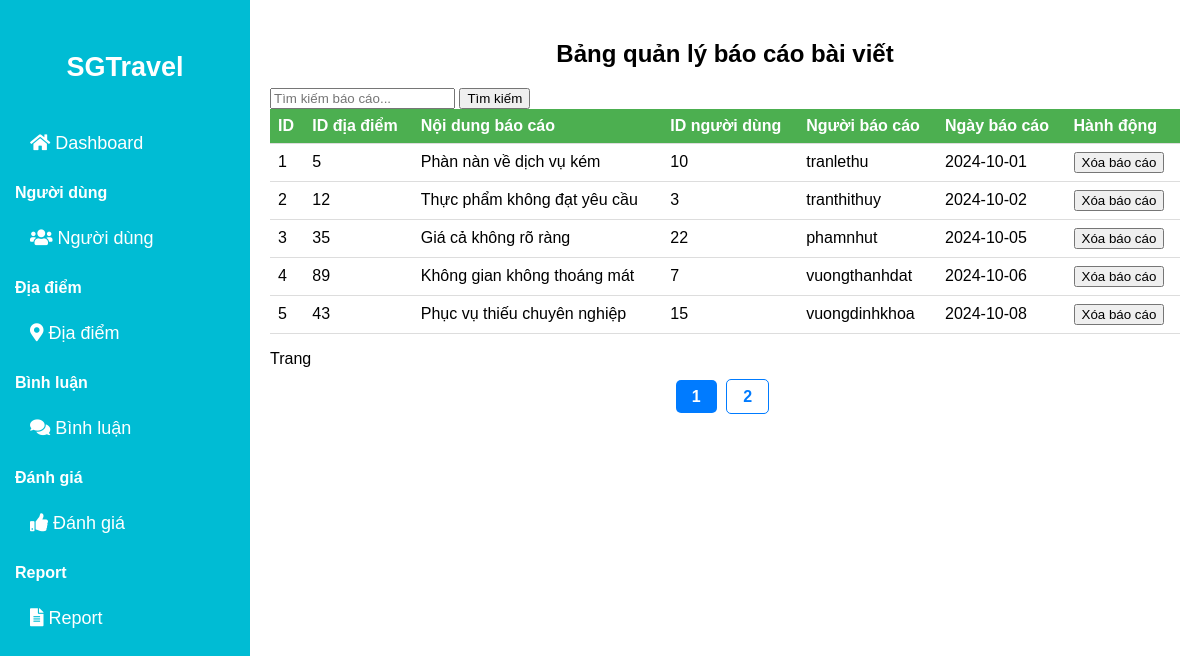
The app's page /admin/Report.php with its own data.
### tables this page shows
CREATE TABLE bao_cao (
    id INT AUTO_INCREMENT PRIMARY KEY,
    id_dia_diem INT NOT NULL,
    noi_dung_bao_cao TEXT NOT NULL,
    id_tai_khoan int NOT NULL,
    ngay_bao_cao DATE NOT NULL,
    trang_thai VARCHAR(50) NOT NULL,
    FOREIGN KEY (id_dia_diem) REFERENCES dia_diem(id) ON DELETE CASCADE,
    FOREIGN KEY (id_tai_khoan) REFERENCES tai_khoan(id) ON DELETE CASCADE
);

CREATE TABLE tai_khoan (
    id INT AUTO_INCREMENT PRIMARY KEY, 
    ten_dang_nhap VARCHAR(50) NOT NULL UNIQUE,
    mat_khau VARCHAR(50) NOT NULL,
    phan_quyen INT NOT NULL,   
    email VARCHAR(50) NOT NULL UNIQUE, 
    so_dien_thoai VARCHAR(20), 
    trang_thai VARCHAR(20)
);

### admin/Report.php (the view, shortened to what this page needs)
<!DOCTYPE html>
<html lang="vi">
<head>
  <link href="https://cdnjs.cloudflare.com/ajax/libs/font-awesome/5.15.3/css/all.min.css" rel="stylesheet" />
</head>
<body>
  <div class="sidebar">
    <a href="./Dashboard.php"><h2>SGTravel</h2></a>
    <div class="menu-section">
      <a href="../admin/Dashboard.php"><i class="fas fa-home"></i> Dashboard</a>
    </div>
    <div class="menu-section">
      <h3>Người dùng</h3>
      <a href="../admin/User.php"><i class="fas fa-users"></i> Người dùng</a>
    </div>
    <div class="menu-section">
      <h3>Địa điểm</h3>
      <a href="../admin/Diadiem.php"><i class="fas fa-map-marker-alt"></i> Địa điểm</a>
    </div>
    <div class="menu-section">
      <h3>Bình luận</h3>
      <a href="../admin/comment.php"><i class="fas fa-comments"></i> Bình luận</a>
    </div>
    <div class="menu-section">
      <h3>Đánh giá</h3>
      <a href="../admin/Danhgia.php"><i class="fas fa-thumbs-up"></i> Đánh giá</a>
    </div>
    <div class="menu-section">
      <h3>Report</h3>
      <a href="../admin/Report.php"><i class="fas fa-file-alt"></i> Report</a>
    </div>
  </div>
  <div class="container">
    <h2>Bảng quản lý báo cáo bài viết</h2>
    <?php
    include '../connect.php';
    $search = isset($_GET['search']) ? $_GET['search'] : '';
    $sd = 5;
    $page = isset($_GET['page']) ? (int)$_GET['page'] : 1;
    $vt = ($page - 1) * $sd;
    $sql = "SELECT bc.id, bc.id_dia_diem, bc.noi_dung_bao_cao, bc.id_tai_khoan, tk.ten_dang_nhap AS nguoi_bao_cao, bc.ngay_bao_cao, bc.trang_thai
            FROM bao_cao bc
            JOIN tai_khoan tk ON bc.id_tai_khoan = tk.id
            WHERE bc.noi_dung_bao_cao LIKE '%$search%' OR tk.ten_dang_nhap LIKE '%$search%' OR bc.id_dia_diem LIKE '%$search%'
            LIMIT $sd OFFSET $vt";
    $tong_sql = "SELECT COUNT(*) AS total FROM bao_cao bc
                  JOIN tai_khoan tk ON bc.id_tai_khoan = tk.id
                  WHERE bc.noi_dung_bao_cao LIKE '%$search%' OR tk.ten_dang_nhap LIKE '%$search%' OR bc.id_dia_diem LIKE '%$search%'";
    $tong_result = $conn->query($tong_sql);
    $tong_row = $tong_result->fetch_assoc();
    $tong_records = $tong_row['total'];
    $tong_pages = ceil($tong_records / $sd);
    $result = $conn->query($sql);
    ?>
    <form method="GET" action="">
      <input type="text" name="search" placeholder="Tìm kiếm báo cáo..." value="<?php echo isset($_GET['search']) ? $_GET['search'] : ''; ?>" />
      <button type="submit">Tìm kiếm</button>
    </form>
    <table>
      <thead>
        <tr>
          <th>ID</th>
          <th>ID địa điểm</th>
          <th>Nội dung báo cáo</th>
          <th>ID người dùng</th>
          <th>Người báo cáo</th>
          <th>Ngày báo cáo</th>
          <th>Hành động</th>
        </tr>
      </thead>
      <tbody>
        <?php
        if ($result->num_rows > 0) {
          while ($row = $result->fetch_assoc()) {
            echo "<tr>
              <td>{$row['id']}</td>
              <td>{$row['id_dia_diem']}</td>
              <td>{$row['noi_dung_bao_cao']}</td>
              <td>{$row['id_tai_khoan']}</td>
              <td>{$row['nguoi_bao_cao']}</td>
              <td>{$row['ngay_bao_cao']}</td>
              <td>
                <button onclick=\"if(confirm('Bạn có chắc chắn muốn xóa báo cáo này?')) { window.location.href='xoa_report.php?id=" . urlencode($row["id"]) . "'; }\">Xóa báo cáo</button>
              </td>
            </tr>";
          }
        } else {
          echo "<tr><td colspan='8'>Không có dữ liệu báo cáo</td></tr>";
        }
        ?>
      </tbody>
    </table>
    <p>Trang</p>
    <div class="Trang">
        <?php
        for ($i = 1; $i <= $tong_pages; $i++) {
            if ($page == $i) {
                echo "<span class='pnow'>$i</span> ";
            } else {
                echo "<a href='?page=$i&search=$search' class='page-link'>$i</a> ";
            }
        }
        ?>
    </div>
  </div>
</body>
</html>

### admin/Report.php (style rules this page uses)
body { margin: 0; font-family: Arial, sans-serif; display: flex; }
.sidebar { width: 250px; background-color: #00bcd4; height: 100vh; position: fixed; top: 0; left: 0; padding-top: 20px; color: white; box-sizing: border-box; }
.sidebar h2 { text-align: center; margin-bottom: 30px; }
.sidebar a { display: block; color: white; padding: 10px; text-decoration: none; font-size: 18px; }
.sidebar .menu-section { margin-bottom: 20px; }
.sidebar .menu-section h3 { margin-left: 15px; font-size: 16px; }
.sidebar .menu-section a { padding-left: 30px; }
.container { margin-left: 250px; padding: 20px; width: calc(100% - 250px); background: #fff; box-sizing: border-box; }
h2 { text-align: center; margin-bottom: 20px; }
table { width: 100%; border-collapse: collapse; }
th, td { text-align: left; padding: 8px; border-bottom: 1px solid #ddd; }
th { background-color: #4caf50; color: white; }
.Trang { text-align: center; margin-top: 20px; }
.Trang a.page-link { color: #007bff; padding: 8px 16px; margin: 0 5px; border: 1px solid #007bff; border-radius: 5px; text-decoration: none; font-weight: bold; transition: background-color 0.3s, color 0.3s; }
.Trang .pnow { color: white; background-color: #007bff; padding: 8px 16px; border-radius: 5px; font-weight: bold; }

### records on screen
bao_cao: id "1", id_dia_diem "5", noi_dung_bao_cao "Phàn nàn về dịch vụ kém", id_tai_khoan "10", id_tai_khoan.ten_dang_nhap "tranlethu", ngay_bao_cao "2024-10-01"
bao_cao: id "2", id_dia_diem "12", noi_dung_bao_cao "Thực phẩm không đạt yêu cầu", id_tai_khoan "3", id_tai_khoan.ten_dang_nhap "tranthithuy", ngay_bao_cao "2024-10-02"
bao_cao: id "3", id_dia_diem "35", noi_dung_bao_cao "Giá cả không rõ ràng", id_tai_khoan "22", id_tai_khoan.ten_dang_nhap "phamnhut", ngay_bao_cao "2024-10-05"
bao_cao: id "4", id_dia_diem "89", noi_dung_bao_cao "Không gian không thoáng mát", id_tai_khoan "7", id_tai_khoan.ten_dang_nhap "vuongthanhdat", ngay_bao_cao "2024-10-06"
bao_cao: id "5", id_dia_diem "43", noi_dung_bao_cao "Phục vụ thiếu chuyên nghiệp", id_tai_khoan "15", id_tai_khoan.ten_dang_nhap "vuongdinhkhoa", ngay_bao_cao "2024-10-08"
